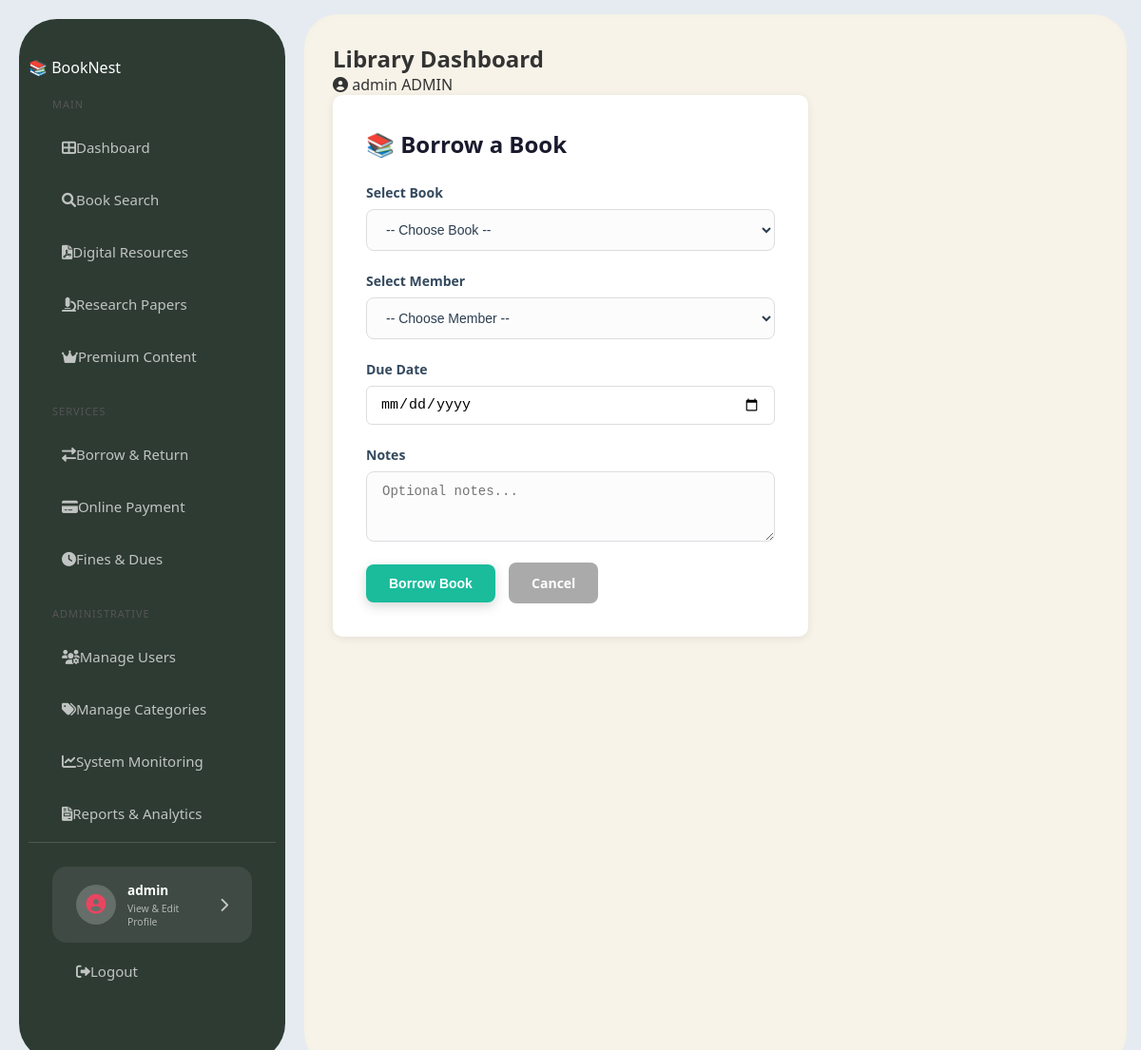
Before: /borrow/ (signed in) with the older database file.
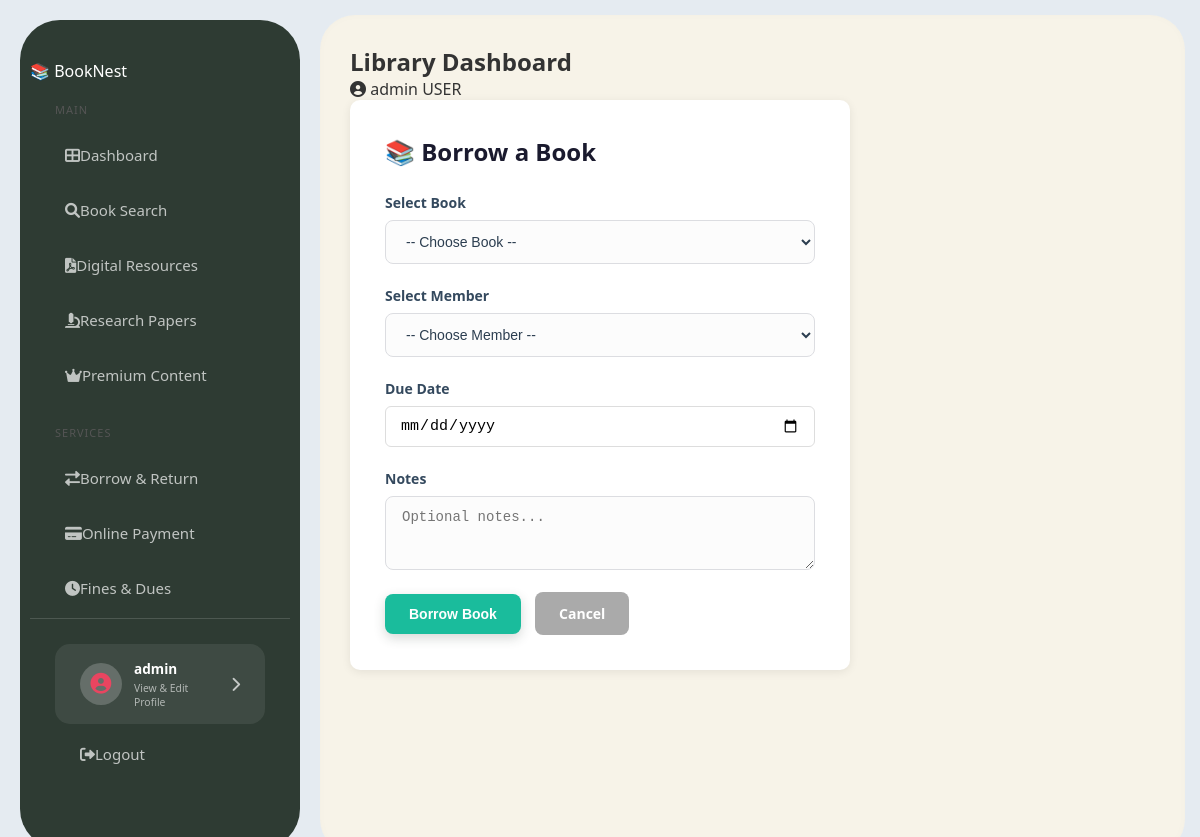
After: the same page with the newer database file.
### library/models.py (models this page shows, shortened)
class User(AbstractUser):
    ADMIN = 'admin'
    LIBRARIAN = 'librarian'
    REGULAR_USER = 'user'
    ROLE_CHOICES = [
        (ADMIN, 'Administrator'),
        (LIBRARIAN, 'Librarian'),
        (REGULAR_USER, 'Regular User'),
    ]
    role = models.CharField(max_length=20, choices=ROLE_CHOICES, default=REGULAR_USER)
    phone = models.CharField(max_length=15, null=True, blank=True)
    profile_picture = models.ImageField(upload_to='profiles/', null=True, blank=True)
    date_of_birth = models.DateField(null=True, blank=True)
    bio = models.TextField(null=True, blank=True)
    def get_full_name(self):
        if self.first_name and self.last_name:
            return f"{self.first_name} {self.last_name}"
        return self.username

### library/views.py (the view, shortened to what this page needs)
# urls.py: path('borrow/', views.borrow_book, name='borrow_book'),
@login_required
@user_passes_test(is_librarian_or_admin, login_url='/')
def borrow_book(request):
    return render(request, 'library/borrow_form.html', {
        'books': Book.objects.filter(available_copies__gt=0),
        'members': User.objects.filter(role=User.REGULAR_USER)
    })

### library/views.py (called while the page is built)
def is_librarian_or_admin(user):
    return user.is_authenticated and (
        user.role in [User.LIBRARIAN, User.ADMIN] or user.is_superuser
    )

### library/templates/library/borrow_form.html (shortened to what this page needs)
{% extends 'library/base.html' %}
{% block content %}
<div class="form-box">
    <h2>📚 Borrow a Book</h2>
    <form method="POST">
        <div class="form-group">
            <label>Select Book</label>
            <select name="book" required>
                <option value="">-- Choose Book --</option>
            </select>
        </div>
        <div class="form-group">
            <label>Select Member</label>
            <select name="member" required>
                <option value="">-- Choose Member --</option>
            </select>
        </div>
        <div class="form-group">
            <label>Due Date</label>
            <input type="date" name="due_date" class="form-control">
        </div>
        <div class="form-group">
            <label>Notes</label>
            <textarea
                name="notes"
                rows="3"
                placeholder="Optional notes..."
                class="form-control"
            ></textarea>
        </div>
        <button type="submit" class="btn btn-primary">
            Borrow Book
        </button>
        <a href="{% url 'borrow_list' %}"
           class="btn"
           style="background:#aaa; color:white; margin-left:10px;">
            Cancel
        </a>
    </form>
</div>
{% endblock %}

### library/templates/library/base.html (shortened to what this page needs)
{% load static %}
<!DOCTYPE html>
<html lang="en">
<head>
    <link rel="stylesheet" href="https://cdnjs.cloudflare.com/ajax/libs/font-awesome/6.0.0/css/all.min.css">
    <link rel="stylesheet" href="{% static 'library/css/style.css' %}">
</head>
<body>
<div class="layout">
    <aside class="sidebar">
        <div class="logo">📚 <span>Book</span>Nest</div>
        <div class="menu-section">
            <div class="menu-title">Main</div>
            <a href="{% url 'home' %}" class="menu-item"><i class="fas fa-th-large"></i> Dashboard</a>
            <a href="{% url 'book_list' %}" class="menu-item"><i class="fas fa-search"></i> Book Search</a>
            <a href="{% url 'digital_resources' %}" class="menu-item"><i class="fas fa-file-pdf"></i> Digital Resources</a>
            <a href="{% url 'research_papers' %}" class="menu-item"><i class="fas fa-microscope"></i> Research Papers</a>
            <a href="{% url 'premium_content' %}" class="menu-item premium"><i class="fas fa-crown"></i> Premium Content</a>
        </div>
        <div class="menu-section">
            <div class="menu-title">Services</div>
            <a href="{% url 'borrow_list' %}" class="menu-item"><i class="fas fa-exchange-alt"></i> Borrow & Return</a>
            <a href="{% url 'online_payment' %}" class="menu-item"><i class="fas fa-credit-card"></i> Online Payment</a>
            <a href="{% url 'fines_dues' %}" class="menu-item"><i class="fas fa-clock"></i> Fines & Dues</a>
        </div>
        {% if user.role == 'admin' or user.role == 'librarian' %}
        <div class="menu-section">
            <div class="menu-title">Administrative</div>
            <a href="{% url 'member_list' %}" class="menu-item"><i class="fas fa-users-cog"></i> Manage Users</a>
            <a href="{% url 'category_list' %}" class="menu-item"><i class="fas fa-tags"></i> Manage Categories</a>
            <a href="{% url 'system_monitoring' %}" class="menu-item"><i class="fas fa-chart-line"></i> System Monitoring</a>
            <a href="{% url 'reports_analytics' %}" class="menu-item"><i class="fas fa-file-invoice"></i> Reports & Analytics</a>
        </div>
        {% endif %}
        <div class="profile-sidebar-section">
            <a href="{% url 'manage_profile' %}" class="profile-link-card">
                <div class="avatar-icon">
                    <i class="fas fa-user-circle"></i>
                </div>
                <div class="profile-info-text">
                    <div class="profile-name">
                        {% if user.is_authenticated %}
                            {{ user.get_full_name|default:user.username }}
                        {% else %}
                            My Profile
                        {% endif %}
                    </div>
                    <div class="profile-role">
                        View & Edit Profile
                    </div>
                </div>
                <i class="fas fa-chevron-right"></i>
            </a>
            <div class="logout-section">
                <a href="{% url 'logout' %}" class="logout-link">
                    <i class="fas fa-sign-out-alt"></i> <span>Logout</span>
                </a>
            </div>
        </div>
    </aside>
    <main class="main-container">
        <header class="top-nav">
            <h2>Library Dashboard</h2>
            <div class="user-profile">
                <i class="fas fa-user-circle"></i>
                <span>{{ user.username }}</span>
                <span class="role-tag">{{ user.role|upper }}</span>
            </div>
        </header>
        {% block content %}{% endblock %}
    </main>
</div>
</body>
</html>

Changed rows visible on the page:
changed User "admin": role "ADMIN" → "USER"
Other visible differences:
text no longer shown: "ADMINISTRATIVE Manage Users Manage Categories System Monitoring Reports & Analytics"
